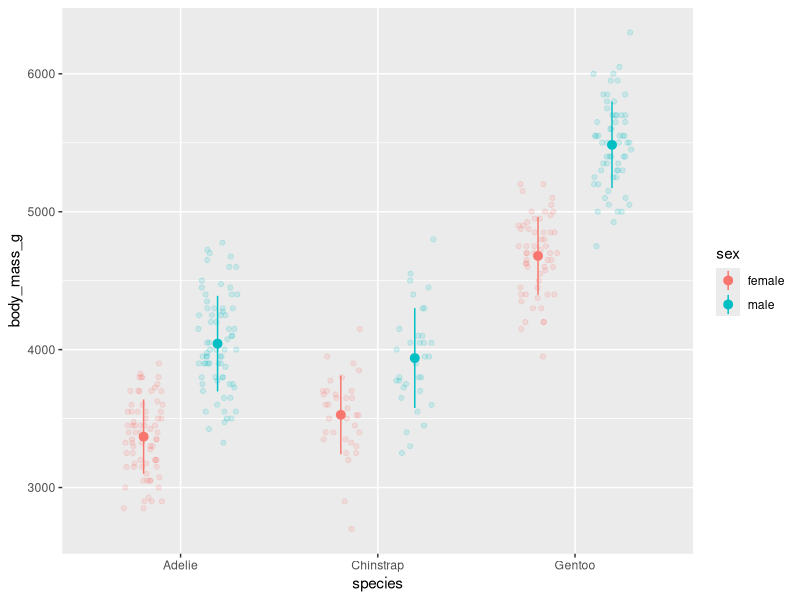
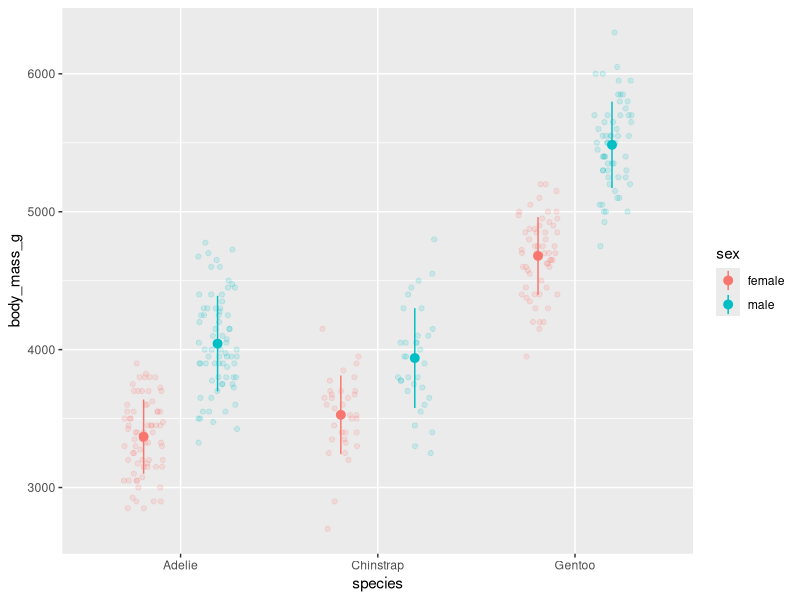
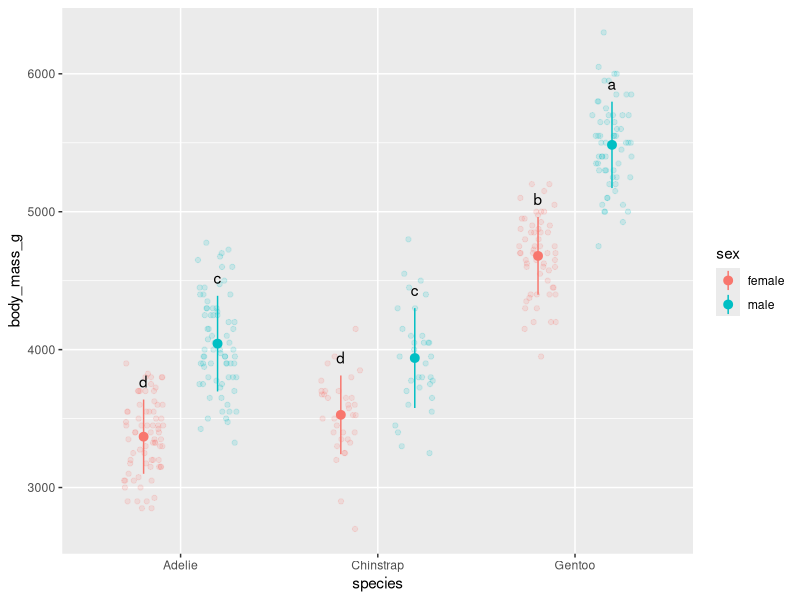

The R source for these figures, in order:
# Plotting script for `Foundations of ggplot2`
# Layered plot with geom_point() and stat_summary(), 2 ways

library(tidyverse)
library(palmerpenguins)
library(multcompView)

#### Make 2-layer plot with stat_summary ####
# First with raw data input

ggplot(data = penguins %>%
         filter(!is.na(sex)),
       mapping = aes(x = species, 
                     y = body_mass_g,
                     color = sex)) +
  geom_point(alpha = 0.15,
             position = position_jitterdodge()) +
  stat_summary(fun = mean,
               fun.min = function(x) mean(x) - sd(x),
               fun.max = function(x) mean(x) + sd(x),
               position = position_dodge(width = 0.75))
# geom_text(data = cld_df, 
#           mapping = aes(x = species,
#                         y = 6000,
#                         group = sex,
#                         label = letter),
#           hjust = 0.5,
#           position = position_dodge(width = 0.75),
#           color = "black")


# Second by calcluating means and sd
peng_sum <- penguins %>%
  filter(!is.na(sex)) %>%
  group_by(species, sex) %>%
  summarize(body_mass_mean = mean(body_mass_g),
            body_mass_sd = sd(body_mass_g))

ggplot() +
  geom_point(data = penguins %>% filter(!is.na(sex)),
             mapping = aes(x = species,
                           y = body_mass_g,
                           color = sex),
             position = position_jitterdodge(),
             alpha = 0.15) +
  geom_pointrange(data = peng_sum,
                  mapping = aes(x = species,
                                y = body_mass_mean,
                                ymin = body_mass_mean - body_mass_sd,
                                ymax = body_mass_mean + body_mass_sd,
                                color = sex),
                  position = position_dodge(width = 0.75))

#### Conduct ANOVA and add letters ####

# Run two-way ANOVA and get letters
m1 <- aov(body_mass_g ~ species * sex, data = penguins)
cld <- multcompLetters4(m1, TukeyHSD(m1))

# Create dataframe for plot
cld_df <- data.frame(letter = cld$`species:sex`$Letters) %>%
  tibble::rownames_to_column("name") %>%
  mutate(species = word(name, start = 1, sep = ":"),
         sex = word(name, start = 2, sep = ":")) %>%
  select(-name)

# Join to summary dataframe
peng_sum <- peng_sum %>%
  left_join(cld_df, by = c("species", "sex"))

# Add as layer to figure

ggplot() +
  geom_point(data = penguins %>% filter(!is.na(sex)),
             mapping = aes(x = species,
                           y = body_mass_g,
                           color = sex),
             position = position_jitterdodge(),
             alpha = 0.15) +
  geom_pointrange(data = peng_sum,
                  mapping = aes(x = species,
                                y = body_mass_mean,
                                ymin = body_mass_mean - body_mass_sd,
                                ymax = body_mass_mean + body_mass_sd,
                                color = sex),
                  position = position_dodge(width = 0.75)) +
  geom_text(data = peng_sum,
            mapping = aes(x = species,
                          y = body_mass_mean + body_mass_sd,
                          label = letter,
                          group = sex),
            position = position_dodge(width = 0.75),
            vjust = -1)
